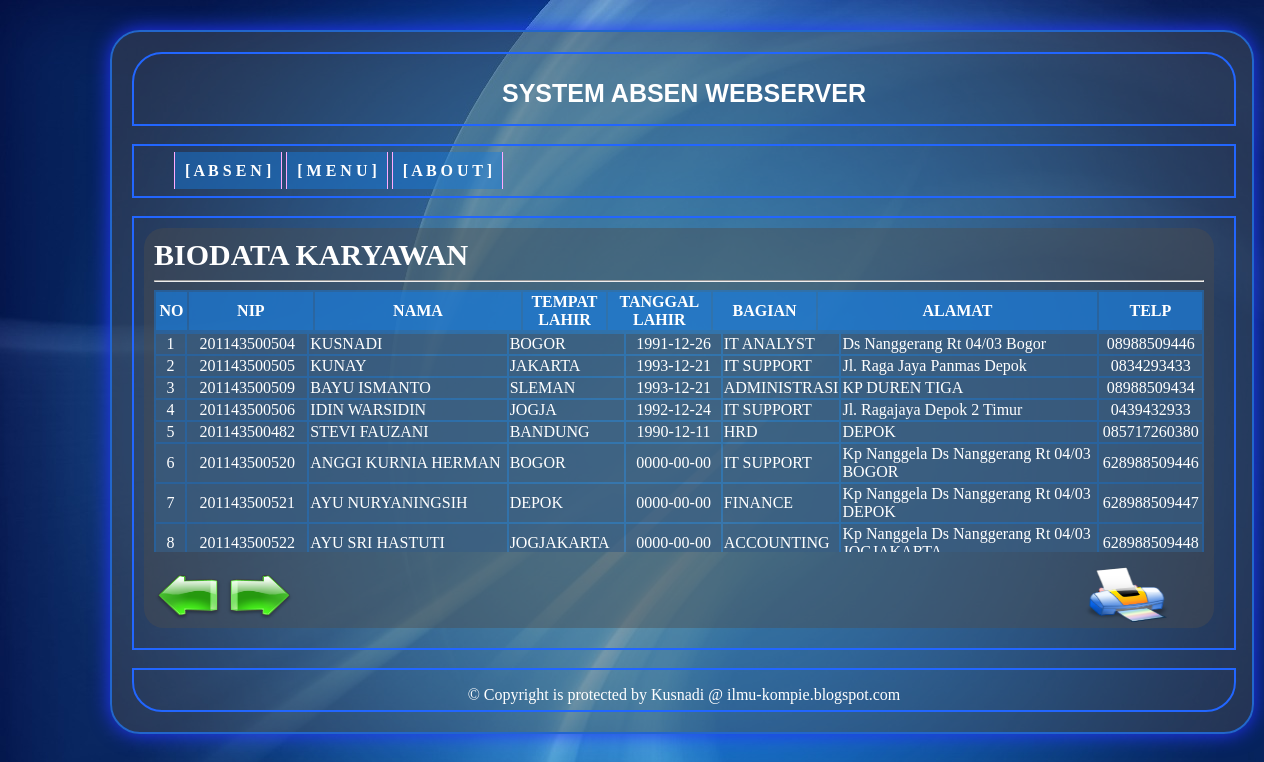
Page /list_peg.php (signed in) on the committed database.
### tables this page shows
CREATE TABLE `tbl_pegawai` (
  `id` varchar(15) NOT NULL,
  `nama` varchar(50) NOT NULL,
  `tpt_lahir` varchar(15) NOT NULL,
  `tgl_lahir` date NOT NULL,
  `bagian` varchar(15) NOT NULL,
  `alamat` varchar(255) NOT NULL,
  `telp` varchar(15) NOT NULL,
  `foto` varchar(50) NOT NULL,
  PRIMARY KEY (`id`)
);

### list_peg.php (the view, shortened to what this page needs)
<html>
<head>
<link rel="stylesheet" type="text/csss" href="mycss.css" />
</head>
<body>
<div id="content">
	<div id="header">
		<p align="center">SYSTEM ABSEN WEBSERVER</p>
	</div>
	<br/>
	<div id="menu">
		<ul id="nav">
			<li><a href="absen.php">[ A B S E N ]</a></li>
			<li><a href="menu.php">[ M E N U ]</a></li>
			<li><a href="about.php">[ A B O U T ]</a></li>
		</ul>
	</div>
	<br/>
	<div id="main">
		<div id="listpeg">
			<font class="big">BIODATA KARYAWAN</font><hr/>
			<table id="t_bio" >
				<tr>
					<th width="3%">NO</th>
					<th width="12%">NIP</th>
					<th width="20%">NAMA</th>
					<th width="8%">TEMPAT LAHIR</th>
					<th width="10%">TANGGAL LAHIR</th>
					<th width="10%">BAGIAN</th>
					<th width="27%">ALAMAT</th>
					<th width="10%">TELP</th>
				</tr>
			</table>
			<div id="isi_tab">
			<table id="t_bio" >
				<?php
				$data = $_GET['h_val'];
				if ($data < 1){$data = 0;}
				$ambildb = "select * from tbl_pegawai limit ".$data.",40;";
				$qr_ambildb = mysql_query($ambildb);
				for ($i=1; $hasil = mysql_fetch_array($qr_ambildb); $i++){
				echo "<tr class='isi'>";
				echo "<td width='3%' align='center'>".($i+$data)."</td>";
				echo "<td width='12%' align='center'>".$hasil['id']."</td>";
				echo "<td width='20%'>".$hasil['nama']."</td>";
				echo "<td width='8%'>".$hasil['tpt_lahir']."</td>";
				echo "<td width='10%' align='center'>".$hasil['tgl_lahir']."</td>";
				echo "<td width='10%'>".$hasil['bagian']."</td>";
				echo "<td width='27%'>".$hasil['alamat']."</td>";
				echo "<td width='10%' align='center'>".$hasil['telp']."</td>";
				echo "</tr>";
				}
				?>
			</table>
			</div>
			<div>
			<form name="page" action="list_peg.php" method="get">
				<pre><input type="image" height="60px" width="70px" src="image/back.png" onClick="back()"/><input type="image" height="60px" width="70px" src="image/next.png" onClick="next()" />                                                                                                     <input type="image" width="90px" name="cetak" height="60px" src="image/print.png" onClick="cetak()"/></pre>
			</form>
			</div>
		</div>
	</div>
	<br/>
	<div id="footer">
	<p align="center">&copy Copyright is protected by Kusnadi @ ilmu-kompie.blogspot.com</p>
	</div>
</div>
</body>
</html>

### mycss.css (style rules this page uses)
body { background-image:url('image/bg1.jpg'); font-family:Calibri; margin-top:30px; margin-right:70px; margin-left:70px; }
#content { width:1100px; height:660px; border:2px solid #2266cc; float:left; margin-left:40px; background-image:url('image/bg.png'); border-radius:30px 30px 30px 30px; padding:20px; box-shadow:0px 0px 20px #2233ff; }
#header { width:1100px; height:70px; border:2px solid #2266ff; border-radius:30px 30px 0px 0px; font-weight:bolder; color:white; font-family:arial; font-size:25px; }
#menu { width:1100px; height:50px; border:2px solid #2266ff; margin:0px; padding:0px; font-weight:bolder; }
#nav { float:left; list-style-type:none; }
#nav li { display:inline; padding:10px; margin:0px; background-image:url('image/bgmn-def.png'); border-left:1px solid #ffaaff; border-right:1px solid #ffaaff; }
#nav li a:link, #nav li a:visited { color:white; text-decoration:none; }
#main { width:1080px; height:410px; border:2px solid #2266ff; padding:10px; color:white; }
.isi { background-image:url('image/bg.png'); }
#footer { width:1100px; height:40px; border:2px solid #2266ff; border-radius:0px 0px 30px 30px; color:white; }
.big { font-size:30px; font-weight:bolder; }
#t_bio { width:1050px; background-image:url('image/bgmn-def.png'); color:white; }
#t_bio tr th { background-image:url('image/bgmn-def.png'); color:white; }
#listpeg { width:1050px; height:380px; background-image:url('image/bg.png'); border-radius:20px 20px 20px 20px; padding:10px; }
#isi_tab { overflow:auto; width:1050px; height:220px; }

### rows in the picture
tbl_pegawai: data "1", id "201143500504", nama "KUSNADI", tpt_lahir "BOGOR", tgl_lahir "1991-12-26", bagian "IT ANALYST", alamat "Ds Nanggerang Rt 04/03 Bogor", telp "08988509446"
tbl_pegawai: data "2", id "201143500505", nama "KUNAY", tpt_lahir "JAKARTA", tgl_lahir "1993-12-21", bagian "IT SUPPORT", alamat "Jl. Raga Jaya Panmas Depok", telp "0834293433"
tbl_pegawai: data "3", id "201143500509", nama "BAYU ISMANTO", tpt_lahir "SLEMAN", tgl_lahir "1993-12-21", bagian "ADMINISTRASI", alamat "KP DUREN TIGA", telp "08988509434"
tbl_pegawai: data "4", id "201143500506", nama "IDIN WARSIDIN", tpt_lahir "JOGJA", tgl_lahir "1992-12-24", bagian "IT SUPPORT", alamat "Jl. Ragajaya Depok 2 Timur", telp "0439432933"
tbl_pegawai: data "5", id "201143500482", nama "STEVI FAUZANI", tpt_lahir "BANDUNG", tgl_lahir "1990-12-11", bagian "HRD", alamat "DEPOK", telp "085717260380"
tbl_pegawai: data "6", id "201143500520", nama "ANGGI KURNIA HERMAN", tpt_lahir "BOGOR", tgl_lahir "0000-00-00", bagian "IT SUPPORT", alamat "Kp Nanggela Ds Nanggerang Rt 04/03 BOGOR", telp "628988509446"
tbl_pegawai: data "7", id "201143500521", nama "AYU NURYANINGSIH", tpt_lahir "DEPOK", tgl_lahir "0000-00-00", bagian "FINANCE", alamat "Kp Nanggela Ds Nanggerang Rt 04/03 DEPOK", telp "628988509447"
tbl_pegawai: data "8", id "201143500522", nama "AYU SRI HASTUTI", tpt_lahir "JOGJAKARTA", tgl_lahir "0000-00-00", bagian "ACCOUNTING", alamat "Kp Nanggela Ds Nanggerang Rt 04/03…", telp "628988509448"
